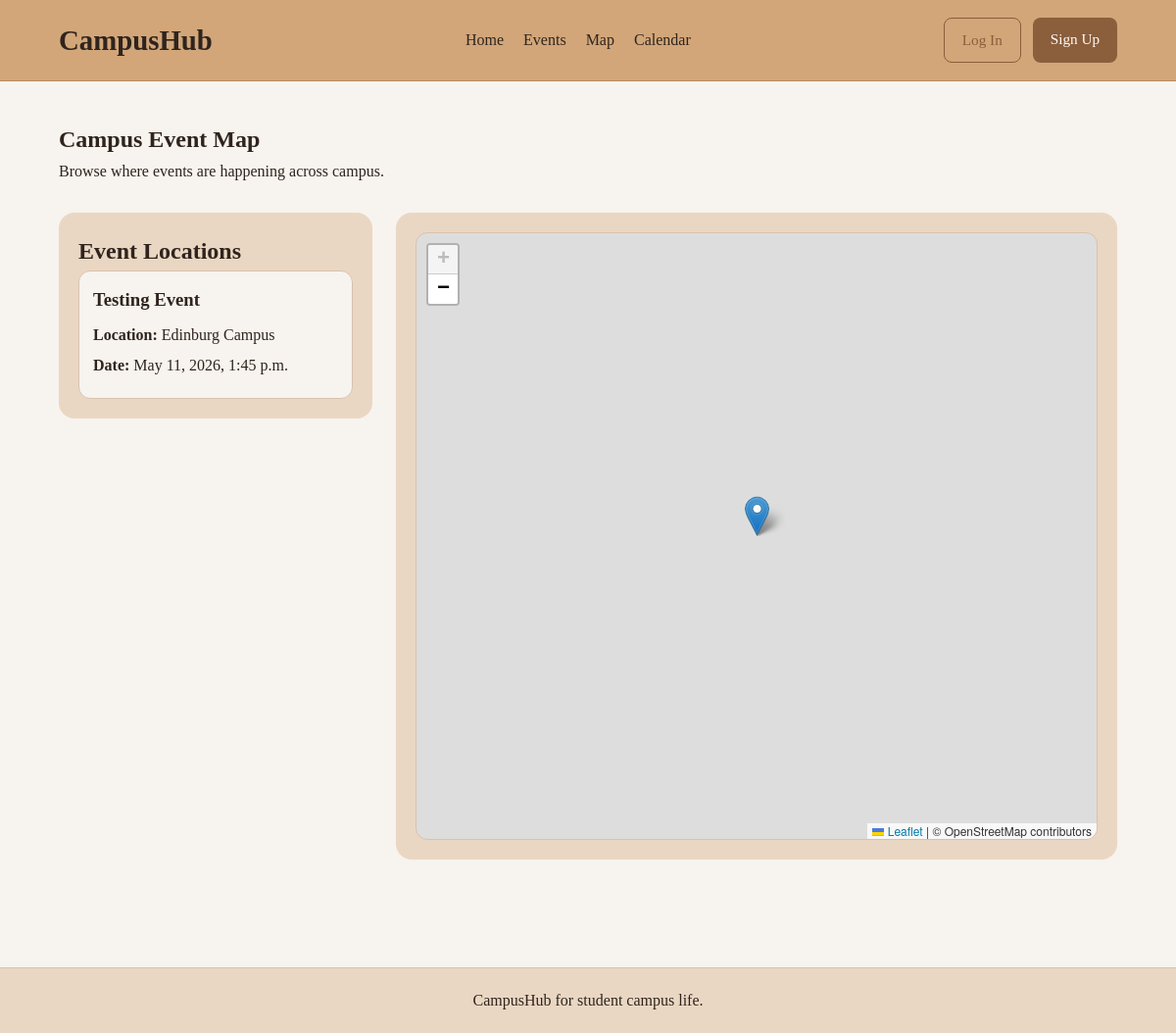
Screenshot of /map/ with the database file from the repository.
### EventApp/models.py (models this page shows, shortened)
class Event(models.Model):
    title = models.CharField(max_length=200)
    description = models.TextField()
    location = models.CharField(max_length=200)
    date = models.DateTimeField()
    latitude = models.FloatField(default=0)
    longitude = models.FloatField(default=0)
    attendees = models.ManyToManyField(User, related_name='rsvped_events', blank=True)

### EventApp/views.py (the view)
# urls.py: path('map/', views.map_view, name='map'),
def map_view(request):
    events = Event.objects.all()
    map_events = []
    for event in events:
        map_events.append({
            'id': event.id,
            'title': event.title,
            'location': event.location,
            'date': event.date.strftime('%B %d, %Y %I:%M %p'),
            'latitude': event.latitude,
            'longitude': event.longitude,
        })
    return render(request, 'map.html', {
        'map_events': map_events,
        'events': events,
    })

### templates/map.html (shortened to what this page needs)
{% extends 'base.html' %}
{% block content %}
<section class="detail-section">
    <div class="detail-card">
        <h1 class="detail-title">Campus Event Map</h1>
        <p>Browse where events are happening across campus.</p>
    </div>
</section>
<section class="map-page-section">
    <div class="map-layout">
        <div class="map-list-card">
            <h2>Event Locations</h2>
            {% if events %}
                <div class="map-event-list">
                    {% for event in events %}
                        <div class="map-event-item">
                            <h3>
                                <a href="{% url 'event_detail' event.id %}" class="event-title-link">
                                    {{ event.title }}
                                </a>
                            </h3>
                            <p><strong>Location:</strong> {{ event.location }}</p>
                            <p><strong>Date:</strong> {{ event.date }}</p>
                        </div>
                    {% endfor %}
                </div>
            {% else %}
                <p>No events available.</p>
            {% endif %}
        </div>
        <div class="map-card">
            <div id="full-map"></div>
        </div>
    </div>
</section>
{% endblock %}

### static/css/styles.css (style rules this page uses)
* { box-sizing: border-box; margin: 0; padding: 0; }
body { background-color: #f7f3ee; color: #2f241d; font-family: Georgia, 'Times New Roman', serif; line-height: 1.6; }
.event-title-link { color: #2f241d; text-decoration: none; }
.map-page-section { margin: 30px 0 50px; }
.map-layout { display: grid; grid-template-columns: 320px 1fr; gap: 24px; align-items: start; }
.map-list-card, .map-card { background-color: #ead7c3; border-radius: 16px; padding: 20px; }
.map-event-list { display: flex; flex-direction: column; gap: 14px; max-height: 600px; overflow-y: auto; }
.map-event-item { background-color: #f7f3ee; border: 1px solid #d8c2ae; border-radius: 12px; padding: 14px; }
.map-event-item h3 { margin-bottom: 8px; }
.map-event-item p { margin-bottom: 6px; }
#full-map { width: 100%; height: 620px; border-radius: 12px; overflow: hidden; border: 1px solid #d8c2ae; }

### rows the page displays
Event: title "Testing Event", location "Edinburg Campus", date "May 11, 2026, 1:45 p.m."
